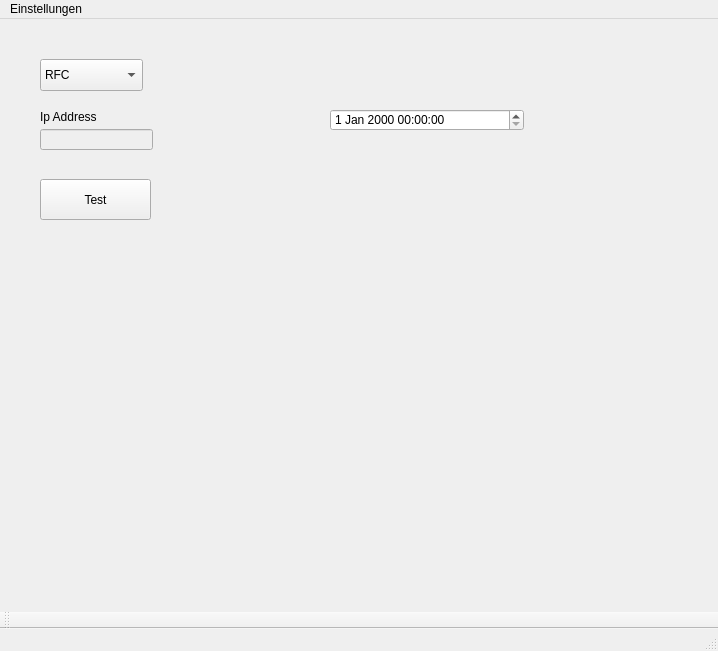
<?xml version="1.0" encoding="UTF-8"?>
<ui version="4.0">
 <class>ConnectionLayout</class>
 <widget class="QMainWindow" name="ConnectionLayout">
  <property name="geometry">
   <rect>
    <x>0</x>
    <y>0</y>
    <width>718</width>
    <height>651</height>
   </rect>
  </property>
  <property name="windowTitle">
   <string>MainWindow</string>
  </property>
  <widget class="QWidget" name="centralwidget">
   <widget class="QLineEdit" name="ipaddress_input">
    <property name="enabled">
     <bool>false</bool>
    </property>
    <property name="geometry">
     <rect>
      <x>40</x>
      <y>110</y>
      <width>113</width>
      <height>21</height>
     </rect>
    </property>
   </widget>
   <widget class="QLabel" name="ipaddress_label">
    <property name="geometry">
     <rect>
      <x>40</x>
      <y>90</y>
      <width>71</width>
      <height>16</height>
     </rect>
    </property>
    <property name="text">
     <string>Ip Address</string>
    </property>
   </widget>
   <widget class="QComboBox" name="connection_type_selector">
    <property name="geometry">
     <rect>
      <x>40</x>
      <y>40</y>
      <width>103</width>
      <height>32</height>
     </rect>
    </property>
    <item>
     <property name="text">
      <string>RFC</string>
     </property>
    </item>
    <item>
     <property name="text">
      <string>LTE</string>
     </property>
    </item>
   </widget>
   <widget class="QPushButton" name="connect_button">
    <property name="enabled">
     <bool>true</bool>
    </property>
    <property name="geometry">
     <rect>
      <x>40</x>
      <y>160</y>
      <width>111</width>
      <height>41</height>
     </rect>
    </property>
    <property name="text">
     <string>Test</string>
    </property>
   </widget>
   <widget class="QDateTimeEdit" name="dateTimeEdit">
    <property name="geometry">
     <rect>
      <x>330</x>
      <y>90</y>
      <width>194</width>
      <height>22</height>
     </rect>
    </property>
   </widget>
  </widget>
  <widget class="QMenuBar" name="menubar">
   <property name="geometry">
    <rect>
     <x>0</x>
     <y>0</y>
     <width>718</width>
     <height>24</height>
    </rect>
   </property>
   <widget class="QMenu" name="menuEinstellungen">
    <property name="title">
     <string>Einstellungen</string>
    </property>
    <addaction name="actionTest1"/>
    <addaction name="actionTes2"/>
   </widget>
   <addaction name="menuEinstellungen"/>
  </widget>
  <widget class="QStatusBar" name="statusbar"/>
  <widget class="QToolBar" name="toolBar">
   <property name="windowTitle">
    <string>toolBar</string>
   </property>
   <attribute name="toolBarArea">
    <enum>BottomToolBarArea</enum>
   </attribute>
   <attribute name="toolBarBreak">
    <bool>false</bool>
   </attribute>
  </widget>
  <action name="actionTest1">
   <property name="text">
    <string>Test1</string>
   </property>
  </action>
  <action name="actionTes2">
   <property name="text">
    <string>Tes2</string>
   </property>
  </action>
 </widget>
 <resources/>
 <connections/>
</ui>
